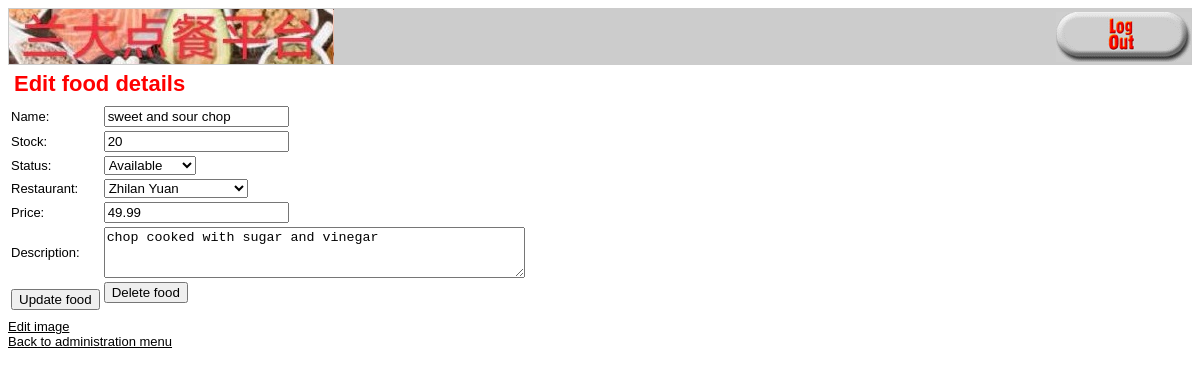
/edit_food_form.php?foodid=1 (signed in), run on an earlier commit of the app's database.
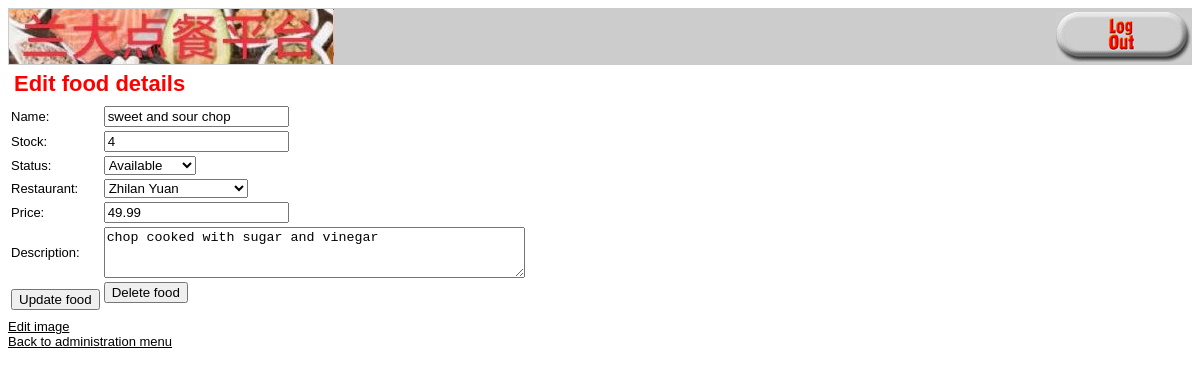
And on a later commit of the database.
### tables this page shows
CREATE TABLE `foods` (
  `foodid` int(10) UNSIGNED NOT NULL,
  `title` char(100) DEFAULT NULL,
  `catid` int(10) UNSIGNED DEFAULT NULL,
  `price` float(4,2) NOT NULL,
  `stock` int(10) UNSIGNED DEFAULT NULL,
  `status` int(10) UNSIGNED DEFAULT NULL,
  `description` varchar(255) DEFAULT NULL,
  `rest` varchar(32) NOT NULL
);

CREATE TABLE `merchants` (
  `catid` int(10) UNSIGNED NOT NULL,
  `catname` char(60) NOT NULL,
  `phone` char(20) DEFAULT NULL,
  `address` char(100) DEFAULT NULL,
  `recommend` int(10) UNSIGNED DEFAULT NULL,
  `password` char(40) NOT NULL
);

### food_fns.php (called while the page is built, shortened)
<?php
function get_merchants()
{
  $conn = db_connect();
  $query = "select * from merchants";
  $result = @$conn->query($query);
  $num_cats = @$result->num_rows;
  $result = db_result_to_array($result);
  return $result;
}
function get_food_details($foodid)
{
  $conn = db_connect();
  $query = "select * from foods where foodid='" . $conn->real_escape_string($foodid) . "'";
  $result = @$conn->query($query);
  $result = @$result->fetch_assoc();
  return $result;
}

### user_auth_fns.php (called while the page is built, shortened)
<?php
require_once('db_fns.php');
function check_admin_user() {
  if (isset($_SESSION['admin_user'])) {
    return true;
  } else {
    return false;
  }
}

### db_fns.php (called while the page is built, shortened)
<?php
function db_result_to_array($result) {
   $res_array = array();
   for ($count=0; $row = $result->fetch_assoc(); $count++) {
     $res_array[$count] = $row;
   }
   return $res_array;
}

### admin_fns.php (the view, shortened to what this page needs)
<?php
function display_food_form($food = '')
{
  $edit = is_array($food);
?>
  <form method="post" action="<?php echo $edit ? 'edit_food.php' : 'insert_food.php'; ?>">
    <table border="0">
      <tr>
        <td>Name:</td>
        <td><input type="text" name="title" value="<?php echo htmlspecialchars($edit ? $food['title'] : ''); ?>" /></td>
      </tr>
      <tr>
        <td>Stock:</td>
        <td><input type="number" name="stock" min=0 value="<?php echo htmlspecialchars($edit ? $food['stock'] : ''); ?>" /></td>
      </tr>
      <tr>
        <td>Status:</td>
        <td>
          <select name="status">
            <option value ="1" <?php if($edit) if($food['status']==1) echo "selected"?>>Available</option>
          </select>
        </td>
      </tr>
      <?php
        if (check_admin_user()){
        ?>
      <tr>
        <td>Restaurant:</td>
        <td><select name="catid">
            <?php
            $cat_array = get_merchants();
            foreach ($cat_array as $thiscat) {
              echo "<option value=\"" . htmlspecialchars($thiscat['catid']) . "\"";
              if (($edit) && ($thiscat['catid'] == $food['catid'])) {
                echo " selected";
              }
              echo ">" . htmlspecialchars($thiscat['catname']) . "</option>";
            }
            ?>
          </select>
        </td>
      </tr>
      <?php
        } else {
          $conn = db_connect();
          $query="select catid from merchants where catname='".$_SESSION['rest_user']."'";
          $catid=$conn->query($query)->fetch_object()->catid;
          echo "<input type=\"hidden\" name=\"catid\" value=". htmlspecialchars($catid).">";
        }
      ?>
      <tr>
        <td>Price:</td>
        <td><input type="number" name="price" min=0 value="<?php echo htmlspecialchars($edit ? $food['price'] : ''); ?>" /></td>
      </tr>
      <tr>
        <td>Description:</td>
        <td><textarea rows="3" cols="50" name="description"><?php echo htmlspecialchars($edit ? $food['description'] : ''); ?></textarea></td>
      </tr>
      <tr>
        <td <?php if (!$edit) {
              echo "colspan=2";
            } ?> align="center">
          <input type="submit" value="<?php echo $edit ? 'Update' : 'Add'; ?> food" />
  </form>
  <?php
  if ($edit) {
    echo "<td>
                   <form method=\"post\" action=\"delete_food.php\">
                   <input type=\"hidden\" name=\"foodid\"
                    value=\"" . htmlspecialchars($food['foodid']) . "\" />
                   <input type=\"submit\" value=\"Delete food\"/>
                   </form></td>";
  }
  ?>
<?php
}
?>

What changed in the data, as far as the page shows it:
changed foods "sweet and sour chop": stock "20" → "4"
